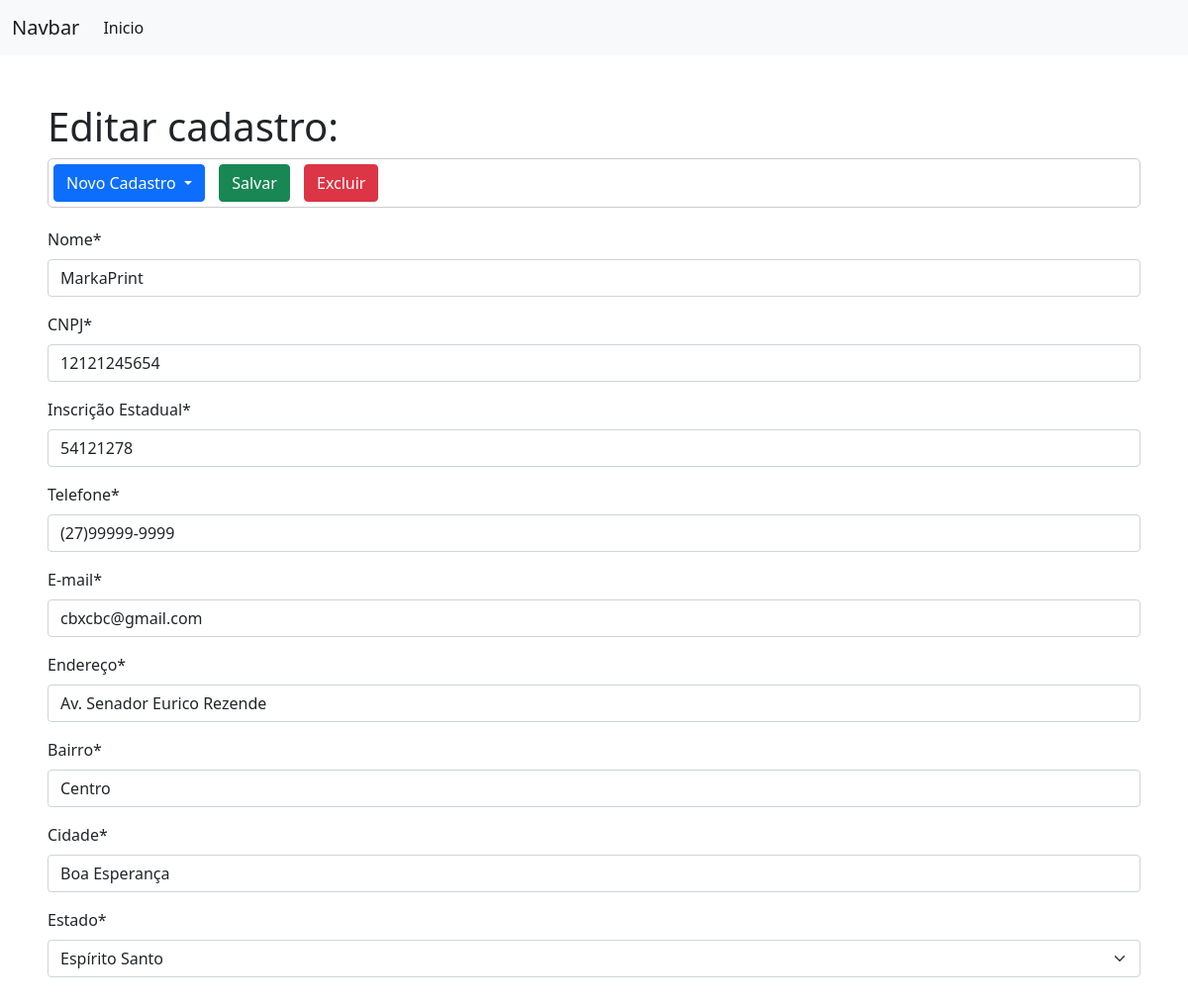
The page /editar_pj/2/ on the database as committed earlier.
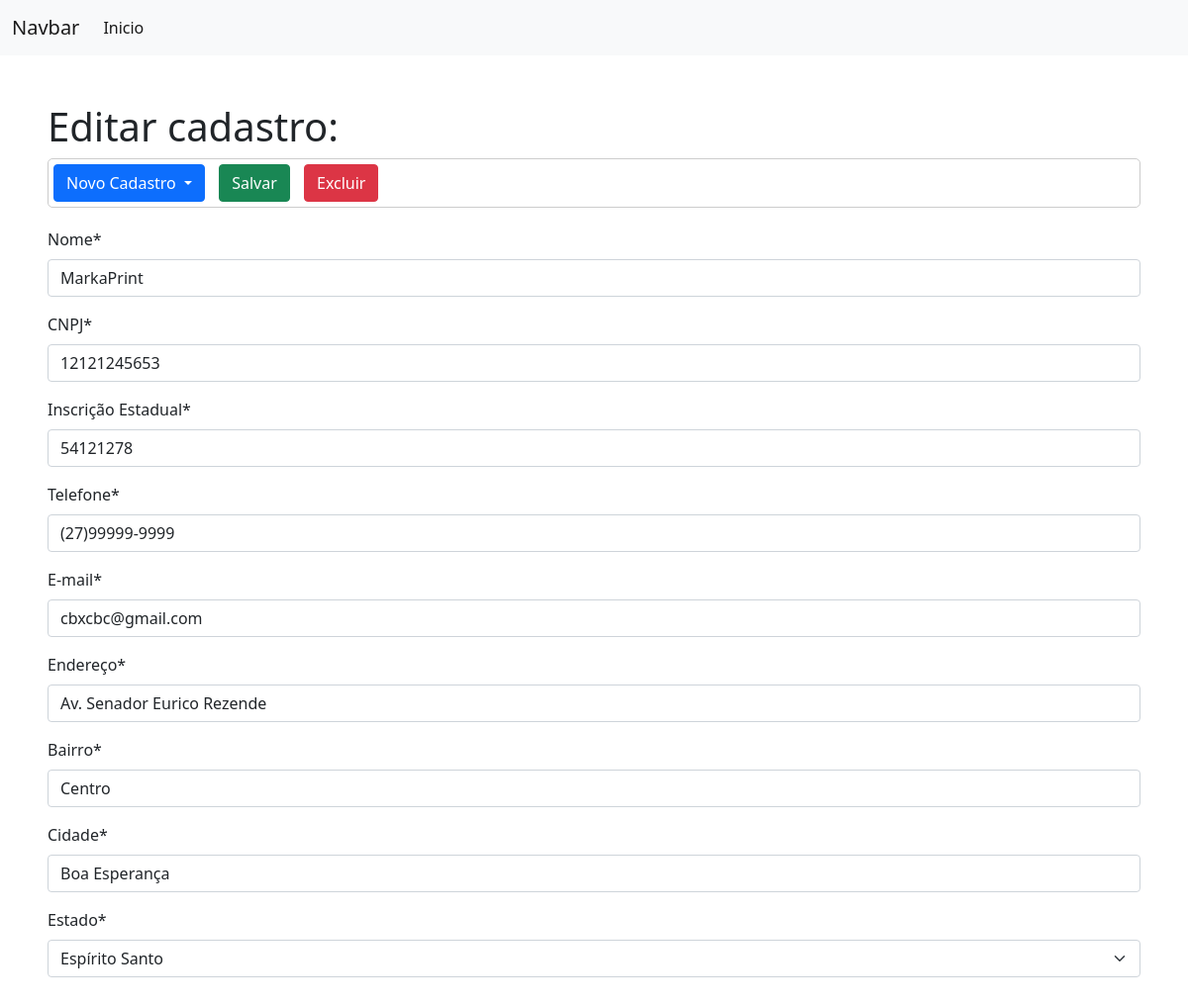
The same page on the database as committed later.
### formulario/models.py (models this page shows, shortened)
class DadosPessoa(models.Model):
    SEXO_CHOICE = (
        ('M', 'Masculino'),
        ('F', 'Feminino')
    )
    UF_CHOICES = (
        ('AC', 'Acre'),
        ('AL', 'Alagoas'),
        ('AP', 'Amapá'),
        ('BA', 'Bahia'),
        ('CE', 'Ceará'),
        ('DF', 'Distrito Federal'),
        ('ES', 'Espírito Santo'),
        ('GO', 'Goiás'),
        ('MA', 'Maranão'),
        ('MG', 'Minas Gerais'),
        ('MS', 'Mato Grosso do Sul'),
        ('MT', 'Mato Grosso'),
        ('PA', 'Pará'),
        ('PB', 'Paraíba'),
        ('PE', 'Pernanbuco'),
        ('PI', 'Piauí'),
        ('PR', 'Paraná'),
        ('RJ', 'Rio de Janeiro'),
        ('RN', 'Rio Grande do Norte'),
        ('RO', 'Rondônia'),
        ('RR', 'Roraima'),
        ('RS', 'Rio Grande do Sul'),
        ('SC', 'Santa Catarina'),
        ('SE', 'Sergipe'),
        ('SP', 'São Paulo'),
        ('TO', 'Tocantins')
    )
    nome = models.CharField(max_length=100, verbose_name='Nome')
    sexo = models.CharField(max_length=1, choices=SEXO_CHOICE, verbose_name='Sexo')
    cpf = models.CharField(max_length=14, verbose_name='CPF')
    rg = models.CharField(max_length=11, verbose_name='RG')
    dt_nasc = models.DateField(verbose_name='Data de Nascimento', null=True)
    cnpj = models.CharField(max_length=20, verbose_name='CNPJ')
    insc_estadual = models.CharField(max_length=15, verbose_name='Inscrição Estadual')
    telefone = models.CharField(max_length=15, verbose_name='Telefone')
    email = models.CharField(max_length=100, verbose_name='E-mail')
    endereco = models.CharField(max_length=100, verbose_name='Endereço')
    bairro = models.CharField(max_length=100, verbose_name='Bairro')
    cidade = models.CharField(max_length=50, verbose_name='Cidade')
    estado = models.CharField(max_length=2, choices=UF_CHOICES, verbose_name='Estado')

### formulario/views.py (the view)
# urls.py: path('editar_pj/<int:id>/', views.editar_cadastro_pj, name='editar-cadastro-pj'),
def editar_cadastro_pj(request, id):
    cad = get_object_or_404(DadosPessoa, pk=id)
    form_pj = FormPessoaJuridica(instance=cad)
    if request.method == 'POST':
        form_pj = FormPessoaJuridica(request.POST, instance=cad)
        if not form_pj.is_valid():
            return render(request, 'cadastro/edit_pj.html', {'form': form_pj})
        else:
            cad.save()
            return redirect('/')
    else:
        return render(request, 'cadastro/edit_pj.html', {'form': form_pj})

### formulario/forms.py
class FormPessoaJuridica(forms.ModelForm):
    class Meta:
        model = DadosPessoa
        exclude = 'sexo', 'cpf', 'rg', 'dt_nasc'

### formulario/templates/cadastro/edit_pj.html (shortened to what this page needs)
<!DOCTYPE html>
{% extends 'base.html' %}
{% load crispy_forms_tags %}
{% load static %}
   {% block content %}
        <h1>Editar cadastro:</h1>
        <form method="POST">
            <div class="dropdown">
                <button class="btn btn-primary dropdown-toggle" type="button" id="dropdownMenuButton1" data-bs-toggle="dropdown" aria-expanded="false">
                    Novo Cadastro
                </button>
                <input type="submit" class="btn btn-success" value="Salvar">
                <button type="button" class="btn btn-danger">Excluir</button>
            </div>
            {{form|crispy}}
        </form>
   {% endblock %}

Rows that differ between the two databases and show on the page:
changed DadosPessoa "MarkaPrint": cnpj "12121245654" → "12121245653"
